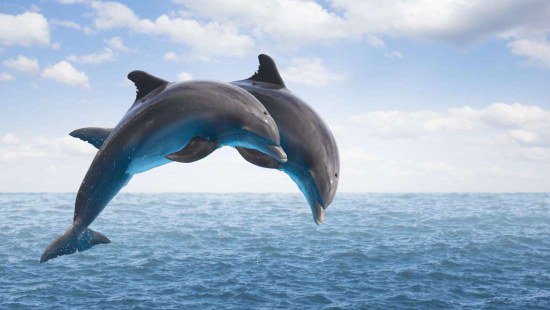
#> input picture TyperogFormater/Opgave E/resized_Dolphin.png, 550 x 310 px
$ python E2.py
#> lines starting #> are read from the running program, lines starting #| are printed output that depends on the picture; after the words box and inside, x2 and y2 are one past the last pixel; in counts of white or black regions, pixels touching at a corner belong together
import cv2 as cv

image = cv.imread("resized_Dolphin.png")
#> image is the input picture: shape (310, 550, 3); mean B, G, R 198.5, 177.4, 156.7
copy = image.copy()

center_coordinater = (262,58)
radius = 10
color = (0,0,255)
thickness = 2

copy = cv.circle(copy,center_coordinater,radius,color,thickness)
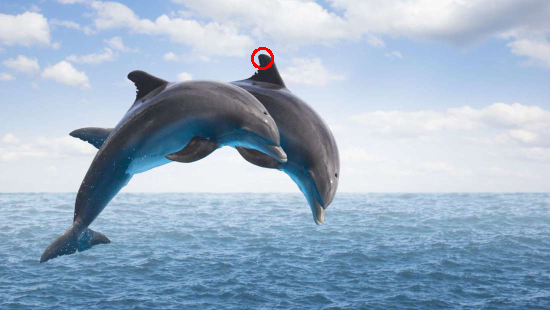
#> copy: shape (310, 550, 3); 0.11% of pixels changed, all inside (x1, y1, x2, y2) = (251, 47, 274, 70)
cv.imwrite("red_circle.png",copy)


cv.imshow("circle",copy)
cv.waitKey(0)
